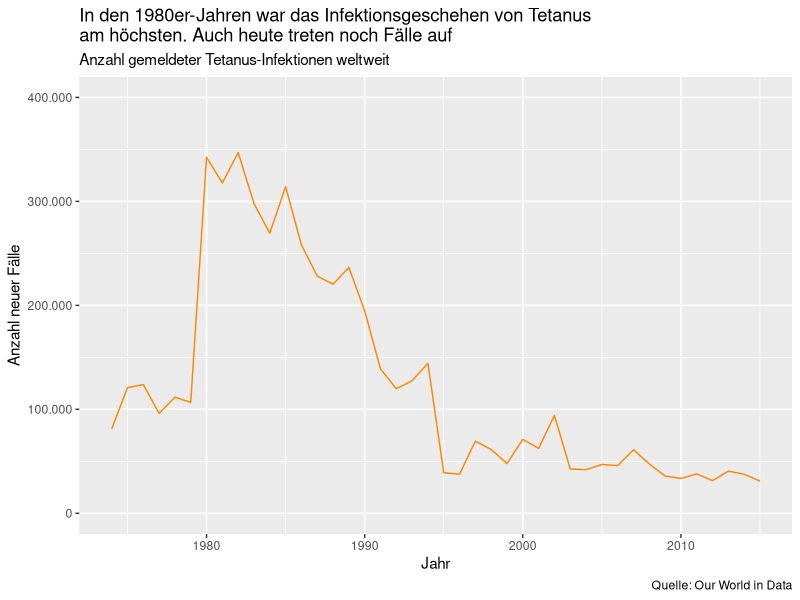
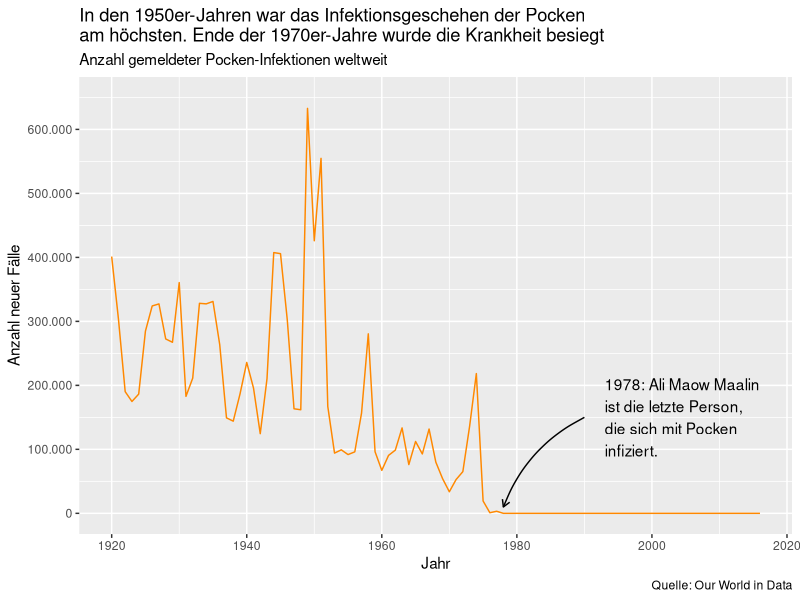
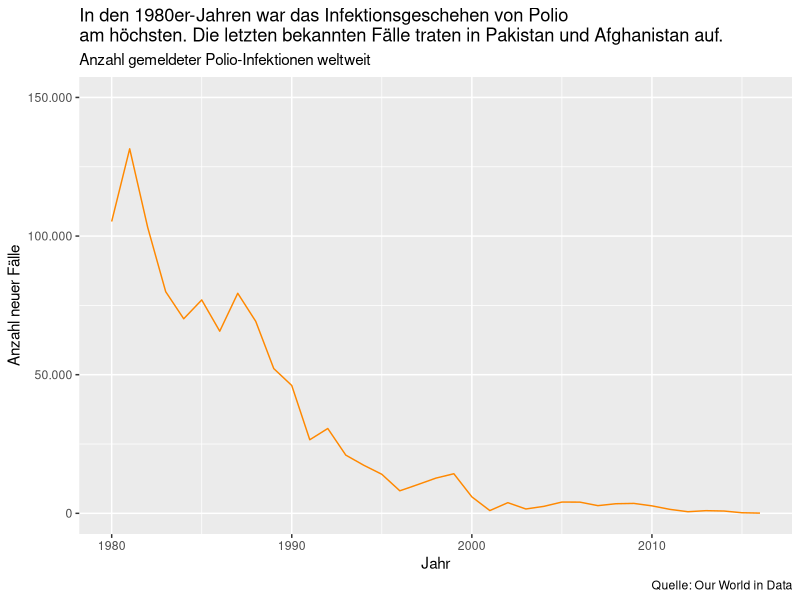

These charts were generated, in order, by the following R code:
## ---- chunk 1
knitr::opts_chunk$set(echo = FALSE)

library(ggplot2)
library(tidyverse)
library(dplyr)
library(colorspace)
library(ggthemes)
library(cowplot)
## ---- chunk 2
Tetanus_cases_global2 <- readr::read_csv('Tetanus_WHO_Incidence.csv')

Tetanus_Cases_Ordered <- Tetanus_cases_global2 %>%  
select(Year, `Number of confirmed tetanus cases (WHO 2017)`) %>%
  group_by(Year, 'Number of confirmed tetanus cases (WHO 2017)') %>%
  arrange(Year) %>%
  na.omit(Tetanus_Cases_Ordered) %>%
  summarise(cases = sum(`Number of confirmed tetanus cases (WHO 2017)`))

ggplot(Tetanus_Cases_Ordered, aes(x=Year, y= cases)) +
  geom_line(color = "#FF8800") +
  xlab("Jahr") +
  ylab("Anzahl neuer Fälle") +
    scale_y_continuous(
    name = "Anzahl neuer Fälle",
    limits = c(0, 400000),
    breaks = c(0, 100000, 200000, 300000, 400000),
    labels = c("0", "100.000", "200.000", "300.000", "400.000")) +
  labs(title = "In den 1980er-Jahren war das Infektionsgeschehen von Tetanus\nam höchsten. Auch heute treten noch Fälle auf",
              subtitle = "Anzahl gemeldeter Tetanus-Infektionen weltweit",
              caption = "Quelle: Our World in Data")
## ---- chunk 3
Smallpox_Cases_Global <- readr::read_csv('Smallpox_cases_global.csv')

ggplot(Smallpox_Cases_Global, aes(x=Year, y=`Reported Smallpox Cases (WHO, 2011)`)) +
  geom_line(color = "#FF8800") +
  xlab("Jahr") +
  ylab("Anzahl neuer Fälle") +
    scale_y_continuous(
    name = "Anzahl neuer Fälle",
    limits = c(0, 650000),
    breaks = c(0, 100000, 200000, 300000, 400000, 500000, 600000),
    labels = c("0", "100.000", "200.000", "300.000", "400.000", "500.000", "600.000")) +
  annotate(geom = "curve", x = 1990, y = 150000, xend = 1978, yend = 10000, 
    curvature = .2, arrow = arrow(length = unit(2, "mm"))) +
  annotate(geom = "text", x = 1993, y = 150000, label = "1978: Ali Maow Maalin\nist die letzte Person,\ndie sich mit Pocken\ninfiziert.", hjust = "left") +
  labs(title = "In den 1950er-Jahren war das Infektionsgeschehen der Pocken\nam höchsten. Ende der 1970er-Jahre wurde die Krankheit besiegt",
              subtitle = "Anzahl gemeldeter Pocken-Infektionen weltweit",
              caption = "Quelle: Our World in Data")

## ---- chunk 4
Polio_Cases_Global <- readr::read_csv('Polio_reported_vs_estimated.csv')

Polio_Cases_NAs_removed <- na.omit(Polio_Cases_Global) %>%
  select(Year, `Reported number of paralytic polio cases (WHO, 2018)`) %>%
  group_by(Year, 'Reported number of paralytic polio cases (WHO, 2018)') %>%
  arrange(Year) %>%
  summarise(cases = sum(`Reported number of paralytic polio cases (WHO, 2018)`))

ggplot(Polio_Cases_NAs_removed, aes(x=Year, y= cases)) +
  geom_line(color = "#FF8800") +
  xlab("Jahr") +
  ylab("Anzahl neuer Fälle") +
    scale_y_continuous(
    name = "Anzahl neuer Fälle",
    limits = c(0, 150000),
    breaks = c(0, 50000, 100000, 150000),
    labels = c("0", "50.000", "100.000", "150.000")) +
  labs(title = "In den 1980er-Jahren war das Infektionsgeschehen von Polio\nam höchsten. Die letzten bekannten Fälle traten in Pakistan und Afghanistan auf.",
              subtitle = "Anzahl gemeldeter Polio-Infektionen weltweit",
              caption = "Quelle: Our World in Data")

